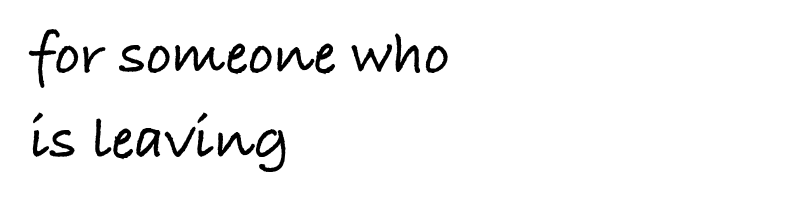
#> input picture sim/synthetic_hand.png, 1600 x 420 px (shown at 1/2 size)
$ python tracer.py synthetic_hand.png
#> lines starting #> are read from the running program, lines starting #| are printed output that depends on the picture; after the words box and inside, x2 and y2 are one past the last pixel; in counts of white or black regions, pixels touching at a corner belong together
"""Leg 2: turn a photo of a handwritten line into single-stroke pen paths in page millimetres.

trace_image(path, box) -> (strokes, info). strokes are polylines (u right, v up) centred on 0,0.
info["ok"] is False when the trace fails the quality gate; callers then fall back to the font.
Run directly to test: python tracer.py IMAGE [left top width height]  (box in 0..1 fractions)
"""
import sys

import numpy as np
from PIL import Image
from skimage.filters import threshold_otsu
from skimage.measure import approximate_polygon
from skimage.morphology import remove_small_objects, skeletonize

NBRS = [(-1, -1), (-1, 0), (-1, 1), (0, -1), (0, 1), (1, -1), (1, 0), (1, 1)]


def load_ink(path, box=None, max_width_px=1600):
    """Grayscale crop -> boolean ink mask (True = ink)."""
#> called with path = 'synthetic_hand.png', max_width_px = 1600
    img = Image.open(path).convert("L")
    if box:
        left, top, w, h = box
        W, H = img.size
        img = img.crop((int(left * W), int(top * H), int((left + w) * W), int((top + h) * H)))
    if img.width > max_width_px:
        img = img.resize((max_width_px, int(img.height * max_width_px / img.width)))
    a = np.asarray(img, dtype=float)
    ink = a < threshold_otsu(a)
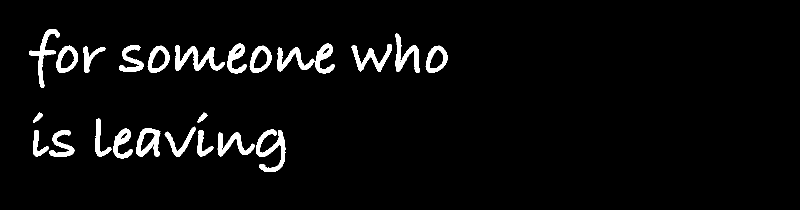
#> ink: shape (420, 1600) bool (shown at 1/2 size); 4% white; 24 white regions, largest, box (x1, y1, x2, y2) and area: (350, 90, 450, 142) 2047, (512, 258, 571, 344) 2011, (58, 58, 119, 176) 1571
    # Specks smaller than ~0.05% of the crop are dust or paper texture, not writing.
#> (the run stopped early here; a loop or call above may not have finished)
